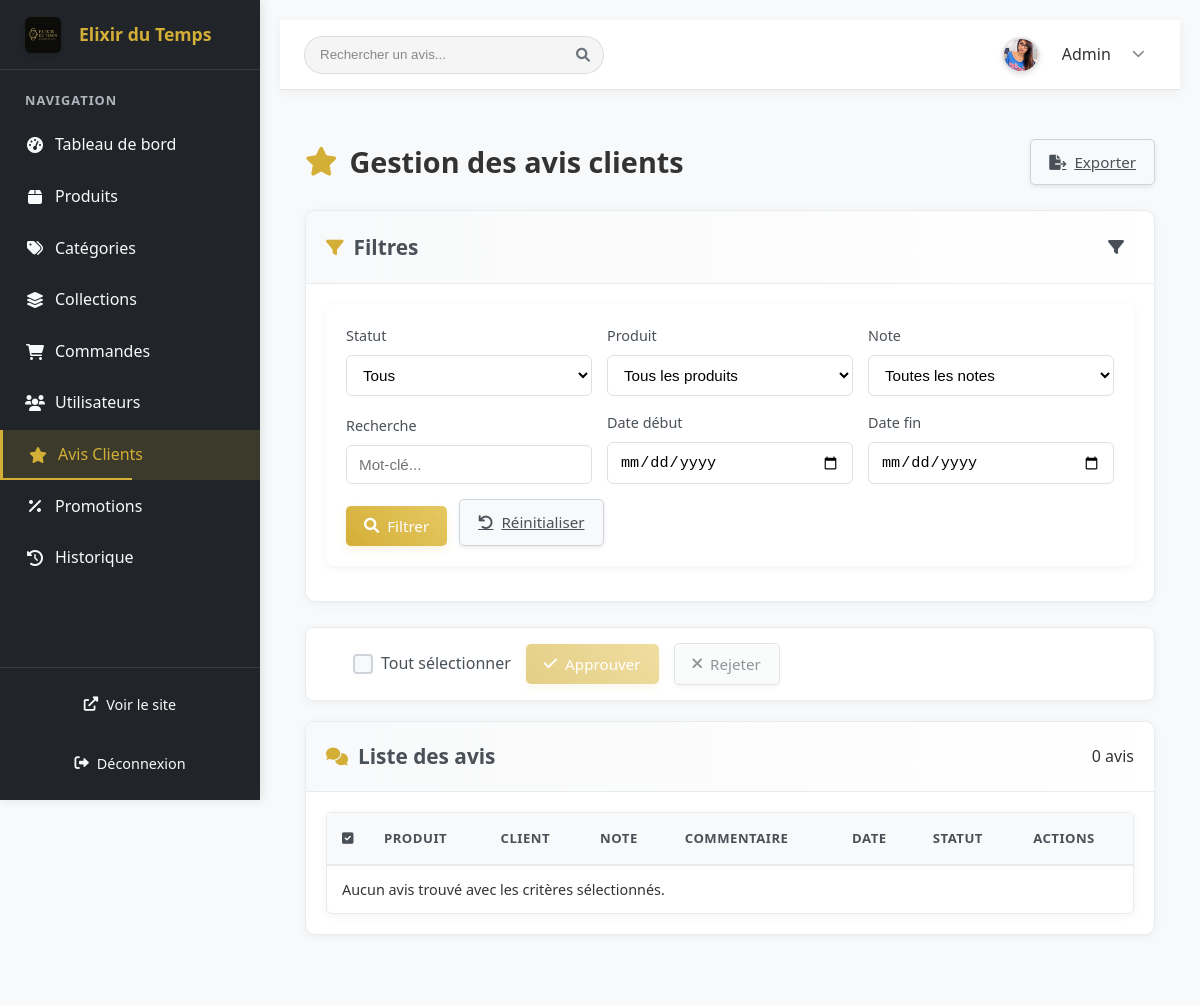
/public/admin/reviews.php (signed in), run on the app's committed database.
### tables this page shows
CREATE TABLE utilisateurs (
    id INT AUTO_INCREMENT PRIMARY KEY,
    nom VARCHAR(100) NOT NULL,
    prenom VARCHAR(100),
    email VARCHAR(255) NOT NULL UNIQUE,
    mot_de_passe VARCHAR(255) NOT NULL,
    telephone VARCHAR(20),
    adresse TEXT,
    code_postal VARCHAR(10),
    ville VARCHAR(100),
    pays VARCHAR(100) DEFAULT 'France',
    date_creation DATETIME DEFAULT CURRENT_TIMESTAMP,
    date_modification DATETIME ON UPDATE CURRENT_TIMESTAMP,
    role ENUM('client', 'admin', 'manager') DEFAULT 'client',
    actif BOOLEAN DEFAULT TRUE,
    INDEX idx_email (email)
);

### public/admin/reviews.php (the view, shortened to what this page needs)
<?php
require_once '../../php/config/database.php';
$userId = $_SESSION['user_id'];
if ($userId > 0) {
    try {
        $userStmt = $pdo->prepare("SELECT id, nom, prenom, email, photo, role FROM utilisateurs WHERE id = ?");
        $userStmt->execute([$userId]);
        $userInfo = $userStmt->fetch();
    } catch (PDOException $e) {
        error_log("Erreur lors de la récupération des informations utilisateur: " . $e->getMessage());
    }
}
$page = isset($_GET['page']) ? max(1, intval($_GET['page'])) : 1;
$limit = 15;
$offset = ($page - 1) * $limit;
$filterKeyword = isset($_GET['keyword']) ? trim($_GET['keyword']) : '';
$filterDateFrom = isset($_GET['date_from']) ? $_GET['date_from'] : '';
$filterDateTo = isset($_GET['date_to']) ? $_GET['date_to'] : '';
$whereConditions = [];
$params = [];
$whereClause = !empty($whereConditions) ? 'WHERE ' . implode(' AND ', $whereConditions) : '';
try {
    $countSql = "SELECT COUNT(*) FROM avis a
                 LEFT JOIN produits p ON a.produit_id = p.id
                 LEFT JOIN utilisateurs u ON a.utilisateur_id = u.id
                 $whereClause";
    $countStmt = $pdo->prepare($countSql);
    $countStmt->execute($params);
    $totalReviews = $countStmt->fetchColumn();
} catch (PDOException $e) {
    error_log("Erreur de comptage des avis: " . $e->getMessage());
    $totalReviews = 0;
    $totalPages = 1;
}
$sql = "SELECT a.*, p.nom as produit_nom, p.slug as produit_slug, CONCAT(u.prenom, ' ', u.nom) as utilisateur_nom
        FROM avis a
        LEFT JOIN produits p ON a.produit_id = p.id
        LEFT JOIN utilisateurs u ON a.utilisateur_id = u.id
        $whereClause
        ORDER BY a.date_creation DESC
        LIMIT $offset, $limit";
$stmt = $pdo->prepare($sql);
$stmt->execute($params);
$reviews = $stmt->fetchAll(PDO::FETCH_ASSOC);
?>
<!DOCTYPE html>
<html lang="fr">
<head>
    <link rel="stylesheet" href="css/admin.css">
    <link rel="stylesheet" href="css/reviews.css">
    <link rel="stylesheet" href="css/sidebar.css">
    <link rel="stylesheet" href="css/header.css">
    <link rel="stylesheet" href="https://cdnjs.cloudflare.com/ajax/libs/font-awesome/6.0.0/css/all.min.css">
</head>
<body>
    <div class="admin-container">
        <?php
        include 'templates/sidebar.php';
        ?>
        <main class="main-content">
            <?php
            $admin_root = '';
            $search_placeholder = "Rechercher un avis...";
            $search_action = "reviews.php";
            $search_param = "keyword";
            $search_value = isset($_GET['keyword']) ? $_GET['keyword'] : '';
            include 'templates/header.php';
            ?>
            <div class="content-wrapper">
                <div class="content-header">
                    <h1><i class="fas fa-star"></i> Gestion des avis clients</h1>
                    <div class="header-actions">
                        <a href="export.php?type=reviews" class="secondary-button"><i class="fas fa-file-export"></i> Exporter</a>
                    </div>
                </div>
                <div class="card">
                    <div class="card-header">
                        <h2><i class="fas fa-filter"></i> Filtres</h2>
                        <button type="button" id="toggleFilters" class="icon-button"><i class="fas fa-filter"></i></button>
                    </div>
                    <div class="card-content" id="filtersContent">
                        <form method="GET" action="reviews.php" id="filterForm">
                            <div class="review-filters">
                                <div class="filter-group">
                                    <label for="status">Statut</label>
                                    <select name="status" id="status" class="form-control">
                                        <option value="">Tous</option>
                                    </select>
                                </div>
                                <div class="filter-group">
                                    <label for="product">Produit</label>
                                    <select name="product" id="product" class="form-control">
                                        <option value="">Tous les produits</option>
                                    </select>
                                </div>
                                <div class="filter-group">
                                    <label for="rating">Note</label>
                                    <select name="rating" id="rating" class="form-control">
                                        <option value="">Toutes les notes</option>
                                    </select>
                                </div>
                                <div class="filter-group">
                                    <label for="keyword">Recherche</label>
                                    <input type="text" name="keyword" id="keyword" class="form-control" placeholder="Mot-clé..." value="<?= htmlspecialchars($filterKeyword) ?>">
                                </div>
                                <div class="filter-group">
                                    <label for="date_from">Date début</label>
                                    <input type="date" name="date_from" id="date_from" class="form-control" value="<?= $filterDateFrom ?>">
                                </div>
                                <div class="filter-group">
                                    <label for="date_to">Date fin</label>
                                    <input type="date" name="date_to" id="date_to" class="form-control" value="<?= $filterDateTo ?>">
                                </div>
                                <div class="filter-actions">
                                    <button type="submit" class="primary-button"><i class="fas fa-search"></i> Filtrer</button>
                                    <a href="reviews.php" class="secondary-button"><i class="fas fa-undo"></i> Réinitialiser</a>
                                </div>
                            </div>
                        </form>
                    </div>
                </div>
                <div class="bulk-actions">
                    <label class="custom-checkbox">
                        <span class="checkbox-mark"></span>
                        Tout sélectionner
                    </label>
                    <button id="bulkApproveBtn" class="primary-button" disabled><i class="fas fa-check"></i> Approuver</button>
                    <button id="bulkRejectBtn" class="secondary-button" disabled><i class="fas fa-times"></i> Rejeter</button>
                </div>
                <div class="card">
                    <div class="card-header">
                        <h2><i class="fas fa-comments"></i> Liste des avis</h2>
                        <span class="badge"><?= number_format($totalReviews) ?> avis</span>
                    </div>
                    <div class="card-content">
                        <div class="table-responsive">
                            <table class="data-table">
                                <thead>
                                    <tr>
                                        <th width="40px"><i class="fas fa-check-square"></i></th>
                                        <th>Produit</th>
                                        <th>Client</th>
                                        <th>Note</th>
                                        <th>Commentaire</th>
                                        <th>Date</th>
                                        <th>Statut</th>
                                        <th>Actions</th>
                                    </tr>
                                </thead>
                                <tbody>
                                    <?php if (empty($reviews)): ?>
                                    <tr>
                                        <td colspan="8" class="text-center">Aucun avis trouvé avec les critères sélectionnés.</td>
                                    </tr>
                                    <?php endif; ?>
                                </tbody>
                            </table>
                        </div>
                    </div>
                </div>
            </div>
        </main>
    </div>
</body>
</html>

### public/admin/templates/header.php (shortened to what this page needs)
<header class="main-header">
    <div class="header-search">
        <form action="<?= isset($search_action) ? $search_action : $admin_root . 'search-results.php' ?>" method="GET">
            <input type="search"
                   name="<?= isset($search_param) ? $search_param : 'q' ?>"
                   placeholder="<?= isset($search_placeholder) ? $search_placeholder : 'Rechercher...' ?>"
                   value="<?= isset($search_value) ? htmlspecialchars($search_value) : '' ?>"
                   aria-label="Recherche">
            <button type="submit"><i class="fas fa-search"></i></button>
        </form>
    </div>
    <div class="user-dropdown" id="userProfileDropdown">
        <?php if (isset($userInfo) && !empty($userInfo['photo'])): ?>
            <img src="<?= $admin_root ?>../uploads/users/<?= htmlspecialchars($userInfo['photo']) ?>" alt="<?= htmlspecialchars($userInfo['prenom']) ?>" class="avatar">
        <?php else: ?>
            <img src="<?= $admin_root ?>../assets/img/favicon.ico" alt="Avatar" class="avatar">
        <?php endif; ?>
        <span class="username"><?= isset($userInfo) ? htmlspecialchars($userInfo['prenom']) : 'Admin' ?></span>
        <i class="fas fa-chevron-down dropdown-arrow"></i>
    </div>
</header>

### public/admin/css/admin.css (style rules this page uses)
:root { --primary-color: #d4af37; --primary-dark: #b79020; --primary-light: #f0e6c0; --secondary-color: #333; --text-color: #333; --bg-color: #f8f9fa; --sidebar-bg: #2c2c2c; --sidebar-active: #1a1a1a; --sidebar-text: #fff; --border-color: #e0e0e0; --card-bg: #fff; --danger-color: #dc3545; --success-color: #28a745; --warning-color: #ffc107; --info-color: #17a2b8; --box-shadow: 0 2px 10px rgba(0,0,0,0.1); --transition: all 0.3s ease; --primary: var(--primary-color); --danger: var(--danger-color); --danger-light: #ffebee; --success: var(--success-color); --warning: var(--warning-color); --sidebar-width: 260px; --header-height: 70px; --border-radius: 8px; --card-shadow: var(--box-shadow); --gray-50: #fafafa; --gray-100: #f8f9fa; --gray-200: #e9ecef; --gray-300: #dee2e6; --gray-400: #ced4da; --gray-500: #adb5bd; --gray-600: #6c757d; --gray-700: #495057; --gray-800: #343a40; --gray-900: #212529; --font-family: -apple-system, BlinkMacSystemFont, 'Segoe UI', Roboto, Oxygen, Ubuntu, sans-serif; }
* { margin: 0; padding: 0; box-sizing: border-box; }
body { font-family: 'Poppins', 'Segoe UI', sans-serif; color: var(--text-color); background-color: var(--bg-color); line-height: 1.6; }
.admin-container { display: flex !important; flex-direction: row !important; min-height: 100vh; }
.main-content { flex: 1; margin-left: 260px !important; padding: 20px; transition: var(--transition); width: calc(100% - 260px) !important; }
.main-header { height: 70px; display: flex; align-items: center; justify-content: space-between; background-color: #fff; box-shadow: 0 2px 4px rgba(0, 0, 0, 0.08); padding: 0 1.5rem; position: sticky; top: 0; z-index: 900; margin-bottom: 1.25rem; }
.header-search { position: relative; }
.header-search input { padding: 0.5rem 0.5rem 0.5rem 2rem; border-radius: 4px; border: 1px solid #ced4da; width: 250px; transition: all 0.2s ease; }
.header-search i { position: absolute; left: 0.75rem; top: 50%; transform: translateY(-50%); color: #6c757d; }
.header-actions { display: flex; align-items: center; gap: 1.5rem; }
.user-dropdown { position: relative; }
.data-table { width: 100%; border-collapse: collapse; }
.data-table th { text-align: left; padding: 12px 10px; font-weight: 500; color: #6c757d; border-bottom: 1px solid var(--border-color); font-size: 0.9rem; }
.data-table td { padding: 12px 10px; border-bottom: 1px solid var(--border-color); font-size: 0.9rem; }
.data-table tr:last-child td { border-bottom: none; }
button { font-family: inherit; font-size: inherit; }

### public/admin/css/sidebar.css (style rules this page uses)
:root { --dark-bg: #212529; --light-text: #f8f9fa; --gray-text: #adb5bd; --gold-color: #d4af37; }

### public/admin/css/header.css (style rules this page uses)
.main-header { display: flex; justify-content: space-between; align-items: center; padding: 1rem 1.5rem; background-color: #ffffff; border-bottom: 1px solid rgba(0, 0, 0, 0.1); box-shadow: 0 2px 10px rgba(0, 0, 0, 0.05); margin-bottom: 1.5rem; }
.header-search { position: relative; display: flex; align-items: center; flex: 0 0 300px; }
.header-search form { width: 100%; position: relative; }
.header-search input { padding: 8px 15px; padding-right: 40px; width: 100%; border-radius: 20px; border: 1px solid rgba(0, 0, 0, 0.1); background-color: #f5f5f5; color: #333; height: 38px; transition: all 0.2s ease; }
.header-search input::placeholder { color: #888; }
.header-search button { position: absolute; top: 50%; right: 10px; transform: translateY(-50%); background: none; border: none; color: #888; cursor: pointer; padding: 5px; width: 30px; height: 30px; display: flex; align-items: center; justify-content: center; transition: color 0.2s ease; font-size: 14px; z-index: 2; }
.user-dropdown { position: relative; display: flex; align-items: center; gap: 0.75rem; cursor: pointer; padding: 0.5rem 0.75rem; border-radius: 20px; transition: background-color 0.3s; }
.avatar { width: 36px; height: 36px; border-radius: 50%; object-fit: cover; border: 2px solid rgba(0, 0, 0, 0.1); box-shadow: 0 2px 5px rgba(0, 0, 0, 0.1); }
.username { color: #333; font-weight: 500; }
.dropdown-arrow { color: #888; font-size: 0.8rem; transition: transform 0.2s ease; }

### data on the page
utilisateurs: photo (picture), prenom "Admin"

### other printed values
$totalReviews "0"
